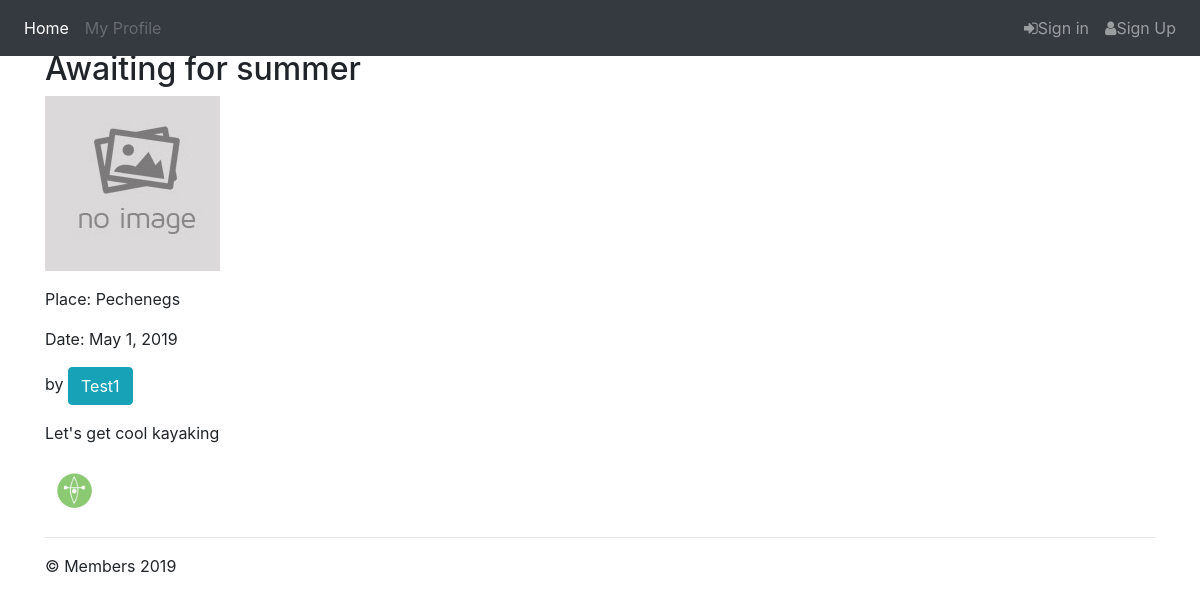
Before: /event/3 with the older database file.
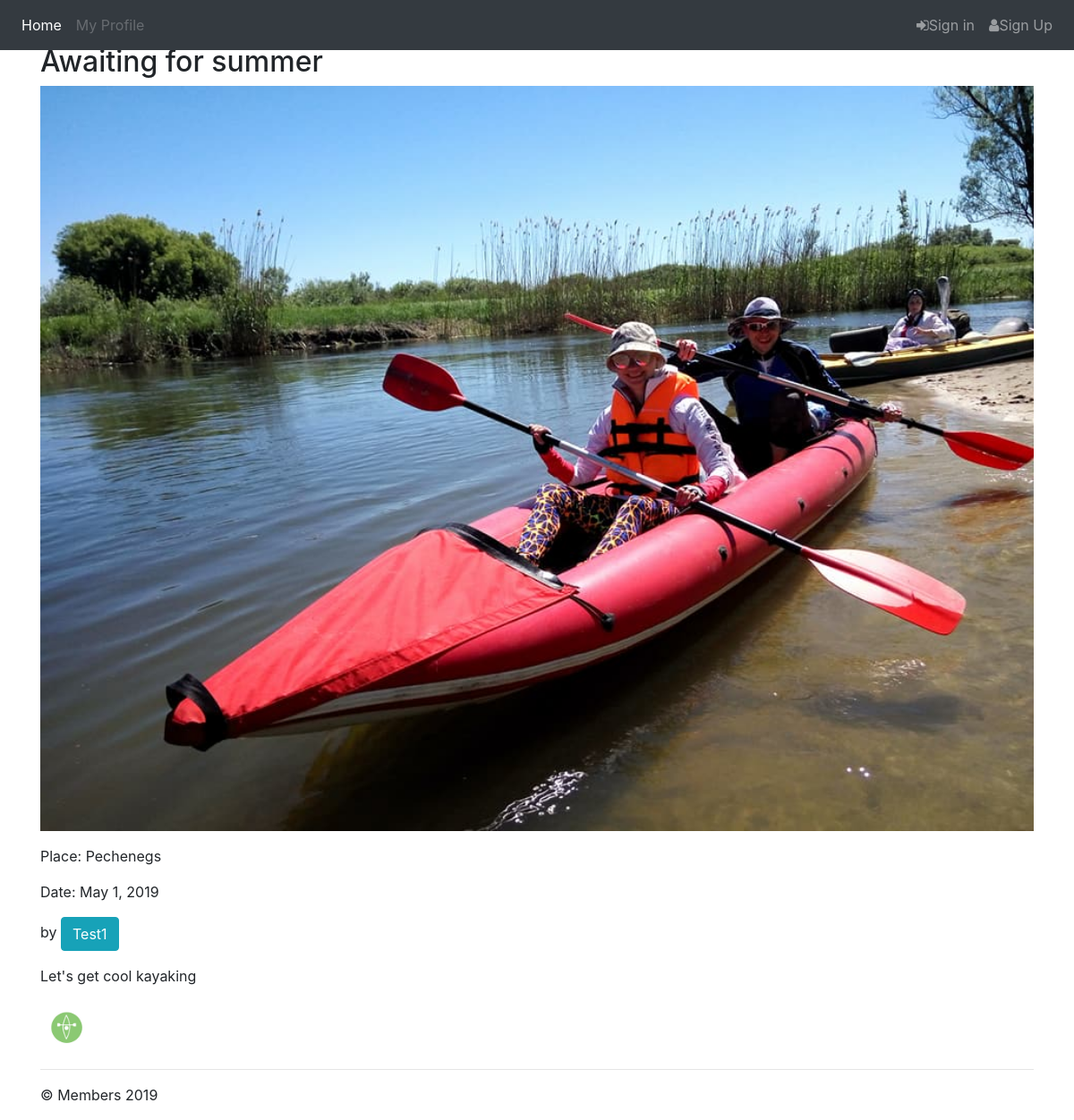
After: the same page with the newer database file.
### members/models.py (models this page shows)
class Event(models.Model):
    author = models.ForeignKey(
        settings.AUTH_USER_MODEL,
        on_delete=models.CASCADE,
        default=None, null=True
        )
    image = models.ImageField(upload_to='images/event_img', blank=True)
    title = models.CharField(max_length=100, null=True, blank=True)
    description = models.CharField(max_length=250, null=True, blank=True)
    date = models.DateField(null=True, blank=True)
    place = models.CharField(max_length=100, null=True, blank=True)
    hobby = models.ForeignKey(Hobby, on_delete=models.CASCADE, default=None, null=True)

### members/views.py (the view)
# urls.py: path("event/<int:pk>", views.EventDetailView.as_view(), name="event"),
class EventDetailView(DetailView):
    model = Event
    template_name = 'members/event.html'

### members/templates/members/event.html (shortened to what this page needs)
{% extends 'members/layout.html' %}
{% block content %}
    <div class="container">
        {% load static%}
        <h2>{{ event.title }}</h2>
        {% if event.image %}
        <p><img src="{{ event.image.url }}" alt="Event image" width="100%"></p>
        {% else %}
        <p><img src="{% static 'members/no_image.jpg' %}" alt="No image"></p>
        {% endif %}
        <p>Place: {{ event.place }}</p>
        <p>Date: {{ event.date }}</p>
        <p>by <a href="#" class="btn btn-info" role="button">{{ event.author }}</a></p>
        <p>{{ event.description }}</p>
        <div class="{{ event.hobby.name }} hobby-icon"></div>
    </div>
{% endblock %}

Changed rows visible on the page:
changed Event "Awaiting for summer": image: picture added
